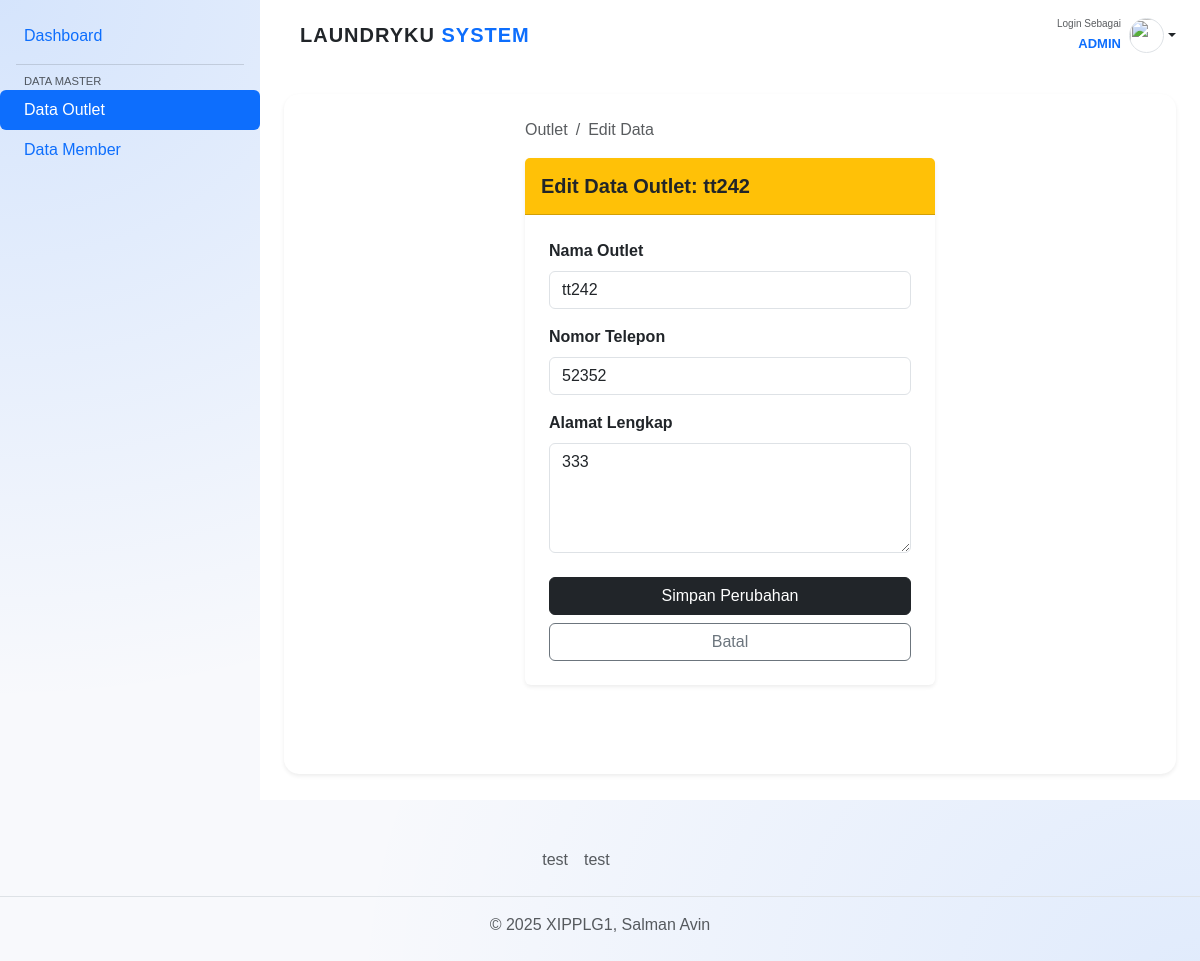
The app's page /index.php?page=outlet_edit&id=100 (signed in) with its own data.
### tables this page shows
CREATE TABLE `tb_outlet` (
  `id` int(11) NOT NULL,
  `nama` varchar(100) NOT NULL,
  `alamat` text NOT NULL,
  `tlp` varchar(15) NOT NULL
);

### controllers/OutletController.php (called while the page is built, shortened)
<?php
function getOutletById($conn, $id) {
    $id = mysqli_real_escape_string($conn, $id);
    $query = "SELECT * FROM tb_outlet WHERE id = '$id'";
    return mysqli_fetch_assoc(mysqli_query($conn, $query));
}
?>

### views/outlet/edit.php (the view, shortened to what this page needs)
<?php
$id = $_GET['id'];
$data = getOutletById($conn, $id);
?>
<div class="row justify-content-center">
    <div class="col-md-6">
        <nav aria-label="breadcrumb">
            <ol class="breadcrumb small">
                <li class="breadcrumb-item"><a href="index.php?page=outlet" class="text-decoration-none text-muted">Outlet</a></li>
                <li class="breadcrumb-item active" aria-current="page">Edit Data</li>
            </ol>
        </nav>
        <div class="card shadow-sm border-0">
            <div class="card-header bg-warning text-dark py-3">
                <h5 class="mb-0 fw-bold">Edit Data Outlet: <?= $data['nama']; ?></h5>
            </div>
            <div class="card-body p-4">
                <form action="index.php?page=outlet" method="POST">
                    <div class="mb-3">
                        <label for="nama" class="form-label fw-bold">Nama Outlet</label>
                        <input type="text" name="nama" id="nama" class="form-control"
                               value="<?= $data['nama']; ?>" required>
                    </div>
                    <div class="mb-3">
                        <label for="tlp" class="form-label fw-bold">Nomor Telepon</label>
                        <input type="number" name="tlp" id="tlp" class="form-control"
                               value="<?= $data['tlp']; ?>" required>
                    </div>
                    <div class="mb-4">
                        <label for="alamat" class="form-label fw-bold">Alamat Lengkap</label>
                        <textarea name="alamat" id="alamat" class="form-control" rows="4" required><?= $data['alamat']; ?></textarea>
                    </div>
                    <div class="d-grid gap-2">
                        <button type="submit" name="btn_update_outlet" class="btn btn-dark">
                            Simpan Perubahan
                        </button>
                        <a href="index.php?page=outlet" class="btn btn-outline-secondary">
                            Batal
                        </a>
                    </div>
                </form>
            </div>
        </div>
    </div>
</div>

### records on screen
tb_outlet: nama "tt242", tlp "52352", alamat "333"

### other values on screen
$role "ADMIN"
